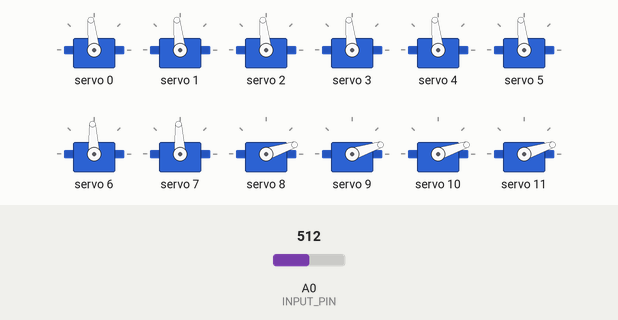
This sketch was run on a simulated Arduino Uno, built with avr-gcc and run on an emulated ATmega328P. On the bench: 12 × servo. The test bench sets the inputs (shaded band); at power-on: A0 (INPUT_PIN) = 512. What the sketch prints to the serial monitor is not drawn.

Above: at 1.17 s.
At 2.2 s:
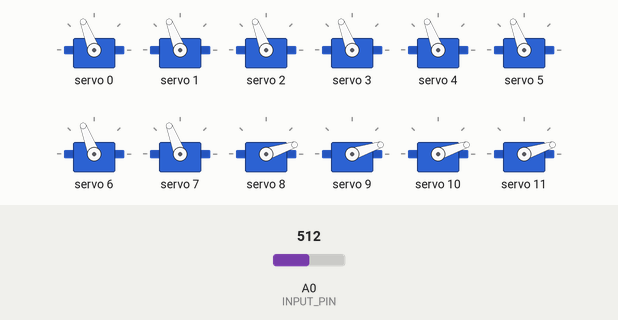
2.3 s: A0 (INPUT_PIN) set to 868
At 3.4 s:
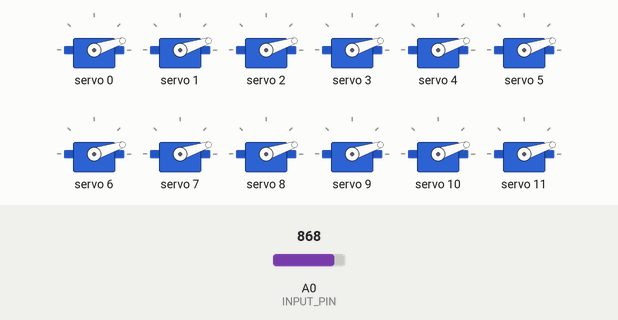
3.8 s: A0 (INPUT_PIN) set to 898
Timing chart, 0 to 6.8 s (numbered marks = the images above; inputs shaded):
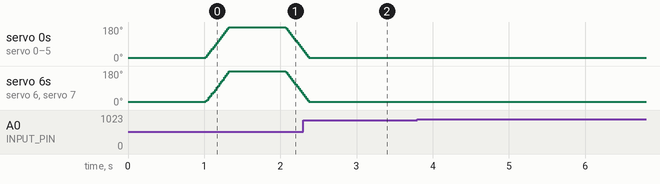

The sketch:

emg_armcontrol.ino
```cpp
#include <Wire.h>
#include <Adafruit_PWMServoDriver.h>

// PWM 控制設定
Adafruit_PWMServoDriver pwm = Adafruit_PWMServoDriver(0x40);
#define SERVOMIN  150
#define SERVOMAX  600
#define SAMPLE_RATE 500
#define INPUT_PIN A0

// EMG 判斷門檻
#define EMG_HIGH_THRESHOLD 100
#define EMG_LOW_THRESHOLD 50
#define TARGET_ANGLE_HIGH 135
#define TARGET_ANGLE_LOW 0

// 控制狀態
int current_angle = 0;
int target_angle = 0;
unsigned long last_high_time = 0;
bool waiting_to_reset = false;

void setup() {
  Serial.begin(115200);
  Wire.begin();
  pwm.begin();
  pwm.setPWMFreq(50);

  Serial.println("System Init...");

  // 所有馬達初始回到 0 度
  for (int ch = 0; ch < 16; ch++) {
    setServoAngle(ch, 0);
  }

  delay(1000);
  Serial.println("Ready.");
}

void loop() {
  static unsigned long past = 0;
  unsigned long present = micros();
  unsigned long interval = present - past;
  past = present;

  static long timer = 0;
  timer -= interval;

  if (timer < 0) {
    timer += 1000000 / SAMPLE_RATE;

    float sensor_value = analogRead(INPUT_PIN);
    float signal = EMGFilter(sensor_value);

    // 控制邏輯：根據 EMG 決定目標角度
    if (signal > EMG_HIGH_THRESHOLD) {
      target_angle = TARGET_ANGLE_HIGH;
      last_high_time = millis();
      waiting_to_reset = true;
    } else if (signal < EMG_LOW_THRESHOLD && waiting_to_reset) {
      if (millis() - last_high_time >= 1000) {
        target_angle = TARGET_ANGLE_LOW;
        waiting_to_reset = false;
      }
    }

    // 平滑改變角度（每次改變最多 3 度）
    if (current_angle < target_angle) {
      current_angle += 3;
      if (current_angle > target_angle) current_angle = target_angle;
      updateAllServos(current_angle);
    } else if (current_angle > target_angle) {
      current_angle -= 3;
      if (current_angle < target_angle) current_angle = target_angle;
      updateAllServos(current_angle);
    }
  }
}

// === Servo 控制 ===
void setServoAngle(int channel, int angle) {
  int pulse = map(angle, 0, 180, SERVOMIN, SERVOMAX);
  pwm.setPWM(channel, 0, pulse);
}

void updateAllServos(int angle) {
  for (int ch = 0; ch < 8; ch++) {
    setServoAngle(ch, angle);
  }
}

// === EMG 濾波器 ===
float EMGFilter(float input)
{
  float output = input;
  {
    static float z1, z2;
    float x = output - 0.05159732 * z1 - 0.36347401 * z2;
    output = 0.01856301 * x + 0.03712602 * z1 + 0.01856301 * z2;
    z2 = z1;
    z1 = x;
  }
  {
    static float z1, z2;
    float x = output - -0.53945795 * z1 - 0.39764934 * z2;
    output = 1.00000000 * x + -2.00000000 * z1 + 1.00000000 * z2;
    z2 = z1;
    z1 = x;
  }
  {
    static float z1, z2;
    float x = output - 0.47319594 * z1 - 0.70744137 * z2;
    output = 1.00000000 * x + 2.00000000 * z1 + 1.00000000 * z2;
    z2 = z1;
    z1 = x;
  }
  {
    static float z1, z2;
    float x = output - -1.00211112 * z1 - 0.74520226 * z2;
    output = 1.00000000 * x + -2.00000000 * z1 + 1.00000000 * z2;
    z2 = z1;
    z1 = x;
  }
  return output;
}
```

Measured:
- after the input at 3.8 s, every drawn part: stays the same
